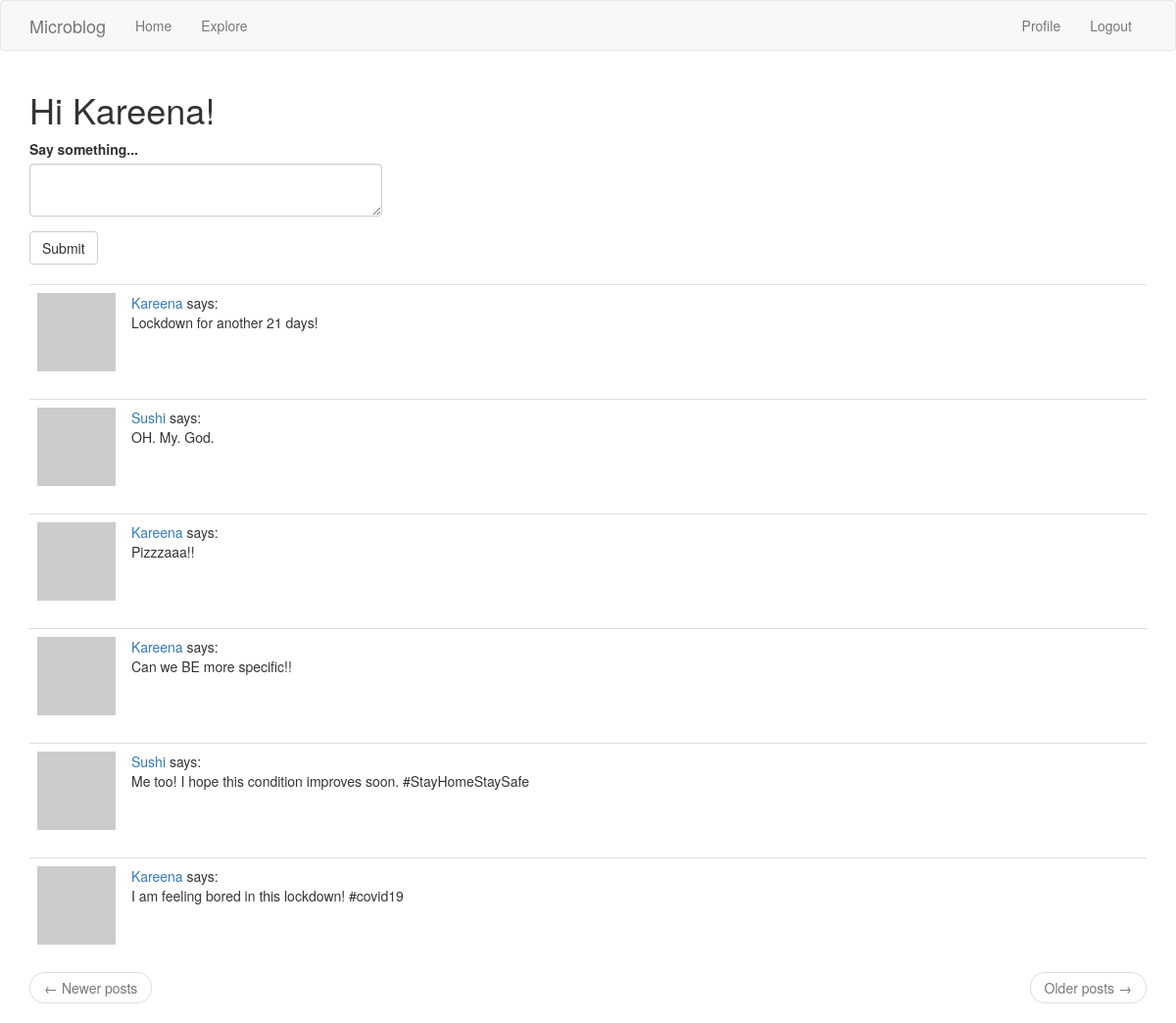
The page /index (signed in) on the database its author committed.
### app/models.py (models this page shows, shortened)
class User(UserMixin, db.Model):
	id = db.Column(db.Integer, primary_key=True)
	username = db.Column(db.String(64), index=True, unique=True)
	email = db.Column(db.String(120), index=True, unique=True)
	password_hash = db.Column(db.String(128))
	about_me = db.Column(db.String(140))
	last_seen = db.Column(db.DateTime, default=datetime.utcnow)
	posts = db.relationship('Post', backref='author', lazy='dynamic')
	followed = db.relationship(
			'User', secondary=followers,
			primaryjoin=(followers.c.follower_id==id),
			secondaryjoin=(followers.c.followed_id==id),
			backref=db.backref('followers', lazy='dynamic'), lazy='dynamic'
		)
	def avatar(self, size):
		digest = md5(self.email.lower().encode('utf-8')).hexdigest()
		return 'https://www.gravatar.com/avatar/{}?d=identicon&s={}'.format(digest, size)
	def followed_posts(self):
		followed = Post.query.join(
			followers, (followers.c.followed_id==Post.user_id)).filter(
				followers.c.follower_id==self.id)
		own = Post.query.filter_by(user_id=self.id)
		return followed.union(own).order_by(Post.timestamp.desc())

class Post(db.Model):
	id = db.Column(db.Integer, primary_key=True)
	body = db.Column(db.String(140))
	timestamp = db.Column(db.DateTime, index=True, default=datetime.utcnow)
	user_id = db.Column(db.Integer, db.ForeignKey('user.id'))

### app/routes.py (the view)
@app.route('/', methods=['GET', 'POST'])
@app.route('/index', methods=['GET', 'POST'])
@login_required
def index():
    form=PostForm()
    if form.validate_on_submit():
        post = Post(body=form.post.data, author=current_user)
        db.session.add(post)
        db.session.commit()
        flash('Your post has been posted!')
        return redirect(url_for('index'))
    page = request.args.get('page', 1, type=int)
    posts = current_user.followed_posts().paginate(
        page, app.config['POSTS_PER_PAGE'], False)
    next_url = url_for('index', page=posts.next_num) \
        if posts.has_next else None
    prev_url = url_for('index', page=posts.prev_num) \
        if posts.has_prev else None
    return render_template('index.html', title='Home', posts=posts.items, form=form, next_url=next_url, prev_url=prev_url)

### app/forms.py
class PostForm(FlaskForm):
	post = TextAreaField('Say something...', validators=[
		DataRequired(), Length(min=1, max=140)])
	submit = SubmitField('Submit')

### app/models.py (called while the page is built)
@login.user_loader
def load_user(id):
	return User.query.get(int(id))

### app/routes.py (called while the page is built)
@app.before_request
def before_request():
    if current_user.is_authenticated:
        current_user.last_seen = datetime.utcnow()
        db.session.commit()

### app/templates/index.html
{% extends  "base.html" %}
{% import  'bootstrap/wtf.html' as wtf %}
{% block app_content %}
	<h1>Hi {{ current_user.username }}!</h1>
	{% if form %}
	<div class="row">
		<div class="col-md-4">
			{{ wtf.quick_form(form) }}
		</div>
	</div><br>
	{% endif %}
	{% for post in posts %}
		{% include '_post.html' %}
	{% endfor %}
	<nav aria-label="...">
        <ul class="pager">
            <li class="previous{% if not prev_url %} disabled{% endif %}">
                <a href="{{ prev_url or '#' }}">
                    <span aria-hidden="true">&larr;</span> Newer posts
                </a>
            </li>
            <li class="next{% if not next_url %} disabled{% endif %}">
                <a href="{{ next_url or '#' }}">
                    Older posts <span aria-hidden="true">&rarr;</span>
                </a>
            </li>
        </ul>
    </nav>
{% endblock %}

### app/templates/_post.html
<table  class="table table-hover">
        <tr valign="top">
            <td width="70px">
            	<a href="{{ url_for('user', username=post.author.username) }}">
            		<img src="{{ post.author.avatar(36) }}">
            	</a>
            </td>
            <td>
            	<a href="{{ url_for('user', username=post.author.username) }}">
                    {{ post.author.username }}
                </a>
                says:
                <br>
                {{ post.body }}
            </td>
        </tr>
</table>

### rows shown on the page
User: username "Kareena"
Post: author.username "Kareena", body "Lockdown for another 21 days!"
Post: author.username "Sushi", body "OH. My. God."
Post: author.username "Kareena", body "Pizzzaaa!!"
Post: author.username "Kareena", body "Can we BE more specific!!"
Post: author.username "Sushi", body "Me too! I hope this condition improves soon. #StayHomeStaySafe"
Post: author.username "Kareena", body "I am feeling bored in this lockdown! #covid19"
